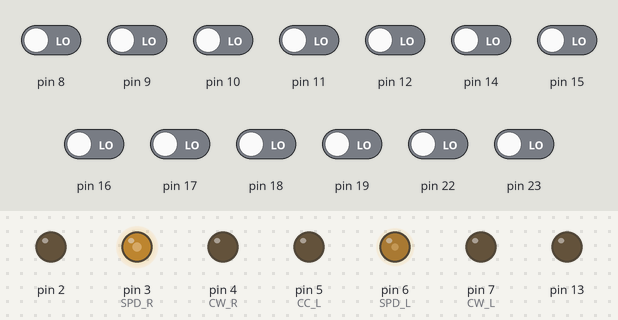
Recording of a sketch running on a simulated Arduino Uno, built with avr-gcc and run on an emulated ATmega328P. On the bench: output pins drawn as LEDs (lit = HIGH). The test bench sets the inputs (shaded band); at power-on: pin 8–12, pin 14–19, pin 22, pin 23 LOW.

Above: at 1.2 s.
1.3 s: pin 14 driven HIGH
At 2.8 s:
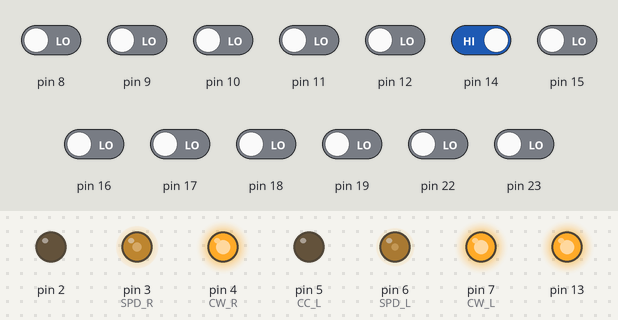
4.3 s: pin 14 driven LOW
At 5.5 s:
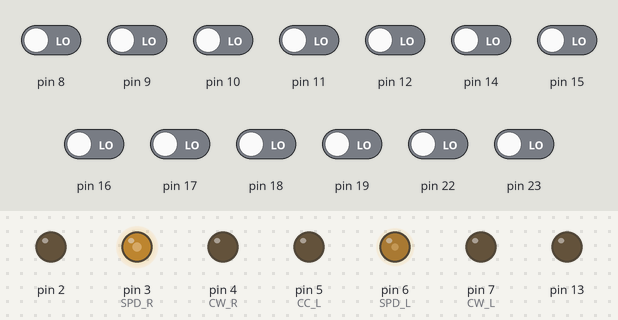
5.8 s: pin 8 driven HIGH and pin 12 driven HIGH
At 6.8 s:
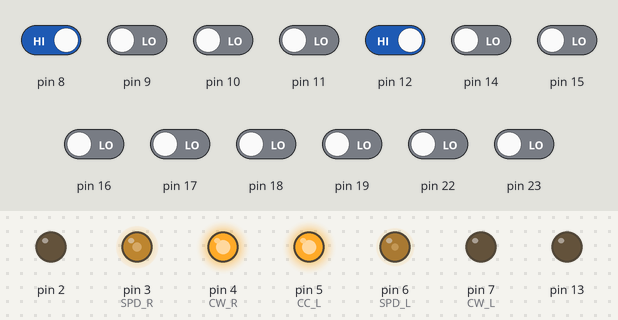
7.3 s: pin 9 driven HIGH
At 7.9 s:
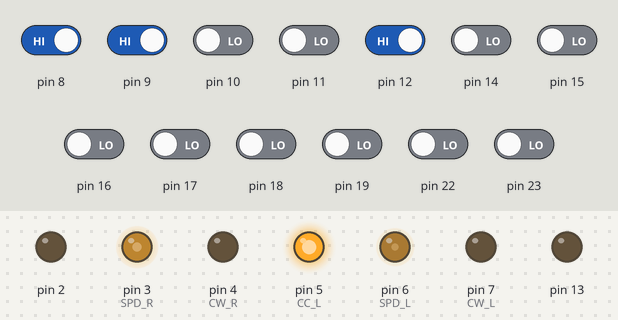
8.8 s: pin 14 driven HIGH
At 9.4 s:
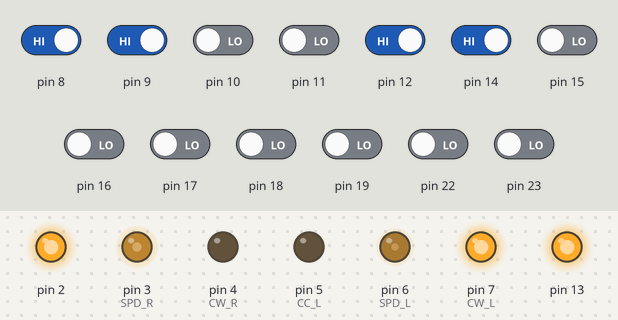
11.8 s: pin 11 driven HIGH
At 12.5 s:
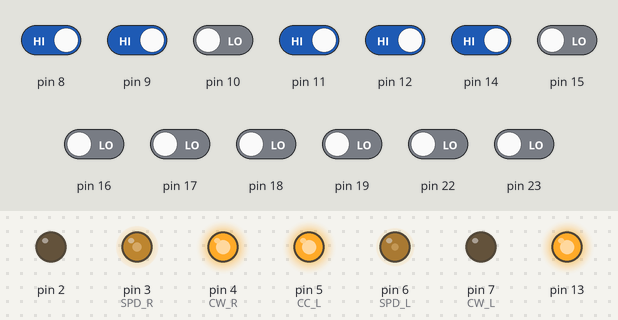
Timing chart, 0 to 14.3 s (numbered marks = the images above; inputs shaded):
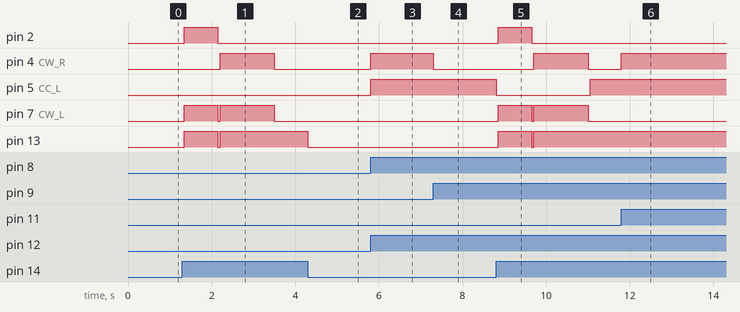

The sketch:

sketch.ino
```cpp
/*******************************************************************
 * LAB 6: Final Project
 * Patrick Harrington & William Fischer
 * 12/12/13
 * ****************************************************************/
#define MAX 200
#define ROTTIME 1300 //determined by experimentation
// adjust these values so by default, the robot travels (mostly) straight
#define DEFAULT_SPEED_R 110
#define DEFAULT_SPEED_L 70
#define CC_R  2
#define SPD_R 3
#define CW_R  4
#define CC_L  5
#define SPD_L 6
#define CW_L  7
#define MEANING_OF_LIFE  42

//sensor pins if using digitalWrite
/*
const uint8_t pinCC_R    = 2;
const uint8_t pinSpeed_R = 3;
const uint8_t pinCW_R    = 4;
const uint8_t pinCC_L    = 5;
const uint8_t pinSpeed_L = 6;
const uint8_t pinCW_L    = 7;
*/
uint16_t hold_time = 0;


//const uint8_t pinSense_A = 8;
//const uint8_t pinSense_B = 9;
//const uint8_t pinSense_C = 10; // Center
//const uint8_t pinSense_D = 11;
//const uint8_t pinSense_E = 12;
//volatile bool A=1,B=1,C=1,D=1,E=1;
volatile uint8_t speedR = DEFAULT_SPEED_R;
volatile uint8_t speedL = DEFAULT_SPEED_L;
//uint8_t last;
// Instead of having each sensor value be 8 bits long, this struct defines a
// bit-field where the sensor values are each given a width of 1 bit.
// Inspired by http://www.cs.cf.ac.uk/Dave/C/node13.html
struct packed_struct{
  uint8_t A:1;
  uint8_t B:1; // left
  uint8_t C:1;
  uint8_t D:1; // right
  uint8_t E:1;
  uint8_t F:1;
  uint8_t fetched:1;
} p;
// p for "packed" - a single letter was used
// to make the later programming a little more
// terse.

void stop(){
  PORTD &= ~((1<<CC_L)|(1<<CC_R)|(1<<CW_L)|(1<<CW_R));
  delay(50);
}

void write_speed(){
  if(speedL<MAX) analogWrite(SPD_L, speedL);
  else if(speedL>MAX) analogWrite(SPD_L, MAX);

  if(speedR<MAX) analogWrite(SPD_R, speedR);
  else if(speedR>MAX) analogWrite(SPD_R, MAX);
}

void bumperHit(){
  if(p.F & !p.fetched){
  stop();
  p.F =     (PINC & 0B0000001);
  PORTB |= (1<<5);
  PORTD &=~((1<<CC_L)|(1<<CW_R));
  PORTD |= ((1<<CW_L)|(1<<CC_R));
  hold_time=0;
  delay(800);
  PORTB &= ~(1<<5);
  stop();
  //delay(100);
  p.F =     (PINC & 0B0000001);
  //check again, and, if there's still something attached, turn around
  if(p.F){
    PORTB |=(1<<5);
    p.fetched =1;
    //slow down speed when rotating
    /*
    speedR=70;
    speedL=30;
    analogWrite(SPD_L, speedL);
    analogWrite(SPD_R, speedR);
    */
    PORTD &=~((1<<CC_L)|(1<<CC_R));
    PORTD |= ((1<<CW_L)|(1<<CW_R));
    delay(ROTTIME);
    stop();
    //set it normal afterwards
    /*
    speedR=110;
    speedL=70;
    analogWrite(SPD_L, speedL);
    analogWrite(SPD_R, speedR);
    */
    PORTD &=~((1<<CC_L)|(1<<CC_R));
    }
  }
}

void setup(){
  p.fetched=0;
  //Serial.begin(9600);
  //Serial.println("Welcome!");
  DDRD  =   0B11111100;
  PORTD = 0B00000000;
  DDRB  |=   (1<<5);
  PORTB &=  ~(1<<5);  // pull low
  PORTC &=  ~(1<<0);  // pull low
  analogWrite(SPD_L, speedL);
  analogWrite(SPD_R, speedR);
  stop(); // look before you roll
}

void loop(){
  // read directly from the pins
  // I use the binary numbers because it was a little easier to relate to the
  // locations of the pins on the Arduino.
  // this was done as an attempt to read pin values faster than digitalRead();
  p.A =     PINB;
  p.B =     (PINB)>>1;
  p.C =     (PINB)>>2;
  p.D =     (PINB)>>3;
  p.E =     (PINB)>>4;
  p.F =     PINC;
  //Serial.println(sizeof(p)); returns a single byte as expected
  // Note: for A-E, negative logic is used. This is because the IR detectors
  // go LOW when they see a valid signal. p.F is the bumper signal
  if(p.F & !p.fetched){                 // if the bumper is knocked or held
    bumperHit();
  }
  else if(p.fetched & !p.F){            // if ball is "dropped"
    PORTB &= ~(1<<5);
    p.fetched=0;
  }
  else if(!p.A  & p.C & p.D & p.E) {    // Far Left or A
    //note: it's doesn't matter if sensor B is also seeing something or not
    PORTD &=~((1<<CC_L)|(1<<CC_R));
    PORTD |= ((1<<CW_L)|(1<<CW_R));
    //Serial.println("A");
  }
  else if(p.A & !p.B & p.D & p.E) {   // Left or B
    PORTD &= ~((1<<CC_L)|(1<<CC_R)|(1<<CW_L));
    PORTD |=  (1<<CW_R);
    //Serial.println("B");
  }
  else if((p.A & p.B & !p.C & p.D & p.E)|(p.A & !p.B & !p.C & !p.D & p.E)) {   // Center or C
    // if both B and D are seeing a signal, the light is just close; keep moving ahead!
    PORTD &=~((1<<CW_L)|(1<<CC_R));
    PORTD |= ((1<<CC_L)|(1<<CW_R));
    //Serial.println("C");
  }
  else if(p.A & p.B & !p.D & p.E) {   // Right or D
    PORTD &= ~((1<<CW_L)|(1<<CC_R)|(1<<CW_R));
    PORTD |=  (1<<CC_L);
    //Serial.println("D");
  }
  else if(p.A & p.B & p.C & !p.E) {  // Far Right or E
    //note: it's doesn't matter if sensor D is also seeing something or not
    PORTD &=~((1<<CW_L)|(1<<CW_R));
    PORTD |= ((1<<CC_L)|(1<<CC_R));
    //Serial.println("E");
  }
  else if(p.A & p.B & p.C & p.D & p.E){ // nothing seen; nothing done
    stop();
  }
}
```

Measured:
- after the input at 1.3 s, pin 2: LOW → HIGH after 0.05 s, → LOW 0.80 s later; pin 4 (CW_R): LOW → HIGH after 0.90 s, → LOW 1.3 s later; pin 7 (CW_L): LOW → HIGH after 0.05 s, → LOW 0.80 s later, → HIGH 0.05 s later, → LOW 1.3 s later; pin 13: LOW → HIGH after 0.05 s, → LOW 0.80 s later, → HIGH 0.05 s later
- after the input at 4.3 s, pin 13: HIGH → LOW at once
- after the input at 5.8 s, pin 4 (CW_R), pin 5 (CC_L): LOW → HIGH at once
- after the input at 7.3 s, pin 4 (CW_R): HIGH → LOW at once
- after the input at 8.8 s, pin 2: LOW → HIGH after 0.05 s, → LOW 0.80 s later; pin 4 (CW_R): LOW → HIGH after 0.90 s, → LOW 1.3 s later
- after the input at 11.8 s, pin 4 (CW_R): LOW → HIGH at once
